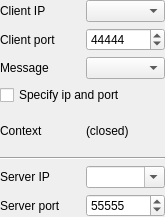
<?xml version="1.0" encoding="UTF-8"?>
<ui version="4.0">
 <class>SAKSocketClientToolUi</class>
 <widget class="QWidget" name="SAKSocketClientToolUi">
  <property name="geometry">
   <rect>
    <x>0</x>
    <y>0</y>
    <width>165</width>
    <height>217</height>
   </rect>
  </property>
  <property name="windowTitle">
   <string notr="true">Form</string>
  </property>
  <layout class="QGridLayout" name="gridLayout">
   <property name="leftMargin">
    <number>0</number>
   </property>
   <property name="topMargin">
    <number>0</number>
   </property>
   <property name="rightMargin">
    <number>0</number>
   </property>
   <property name="bottomMargin">
    <number>0</number>
   </property>
   <item row="2" column="1">
    <widget class="QSpinBox" name="spinBoxClientPort">
     <property name="maximum">
      <number>65535</number>
     </property>
     <property name="value">
      <number>44444</number>
     </property>
    </widget>
   </item>
   <item row="7" column="1">
    <widget class="SAKIpComboBox" name="comboBoxServerAddress">
     <property name="sizePolicy">
      <sizepolicy hsizetype="Ignored" vsizetype="Fixed">
       <horstretch>0</horstretch>
       <verstretch>0</verstretch>
      </sizepolicy>
     </property>
     <property name="editable">
      <bool>true</bool>
     </property>
    </widget>
   </item>
   <item row="6" column="0" colspan="2">
    <widget class="Line" name="line">
     <property name="orientation">
      <enum>Qt::Horizontal</enum>
     </property>
    </widget>
   </item>
   <item row="2" column="0">
    <widget class="QLabel" name="label_2">
     <property name="text">
      <string>Client port</string>
     </property>
    </widget>
   </item>
   <item row="5" column="1">
    <widget class="QLabel" name="labelContext">
     <property name="text">
      <string>(closed)</string>
     </property>
    </widget>
   </item>
   <item row="7" column="0">
    <widget class="QLabel" name="label_3">
     <property name="text">
      <string>Server IP</string>
     </property>
    </widget>
   </item>
   <item row="8" column="0">
    <widget class="QLabel" name="label_4">
     <property name="text">
      <string>Server port</string>
     </property>
    </widget>
   </item>
   <item row="5" column="0">
    <widget class="QLabel" name="label_5">
     <property name="text">
      <string>Context</string>
     </property>
    </widget>
   </item>
   <item row="1" column="1">
    <widget class="SAKIpComboBox" name="comboBoxClientAddress">
     <property name="sizePolicy">
      <sizepolicy hsizetype="Ignored" vsizetype="Fixed">
       <horstretch>0</horstretch>
       <verstretch>0</verstretch>
      </sizepolicy>
     </property>
    </widget>
   </item>
   <item row="3" column="0">
    <widget class="QLabel" name="labelMessageType">
     <property name="text">
      <string>Message</string>
     </property>
    </widget>
   </item>
   <item row="1" column="0">
    <widget class="QLabel" name="label">
     <property name="text">
      <string>Client IP</string>
     </property>
    </widget>
   </item>
   <item row="3" column="1">
    <widget class="SAKWebSocketMessageTypeComboBox" name="comboBoxMessageType"/>
   </item>
   <item row="8" column="1">
    <widget class="QSpinBox" name="spinBoxServerPort">
     <property name="maximum">
      <number>65535</number>
     </property>
     <property name="singleStep">
      <number>1</number>
     </property>
     <property name="value">
      <number>55555</number>
     </property>
    </widget>
   </item>
   <item row="4" column="0" colspan="2">
    <widget class="QCheckBox" name="checkBoxSpecifyIpAndPort">
     <property name="text">
      <string>Specify ip and port</string>
     </property>
    </widget>
   </item>
  </layout>
 </widget>
 <customwidgets>
  <customwidget>
   <class>SAKIpComboBox</class>
   <extends>QComboBox</extends>
   <header location="global">SAKIpComboBox.hh</header>
  </customwidget>
  <customwidget>
   <class>SAKWebSocketMessageTypeComboBox</class>
   <extends>QComboBox</extends>
   <header location="global">SAKWebSocketMessageTypeComboBox.hh</header>
  </customwidget>
 </customwidgets>
 <resources/>
 <connections/>
</ui>
